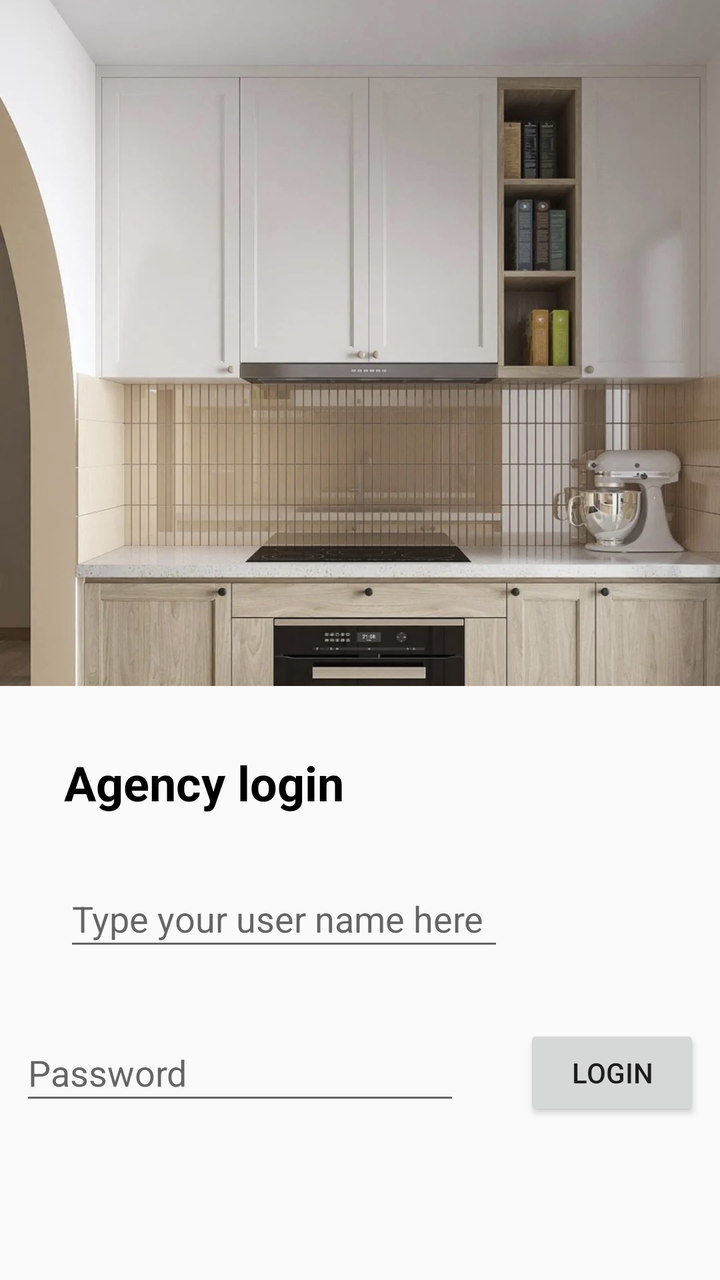
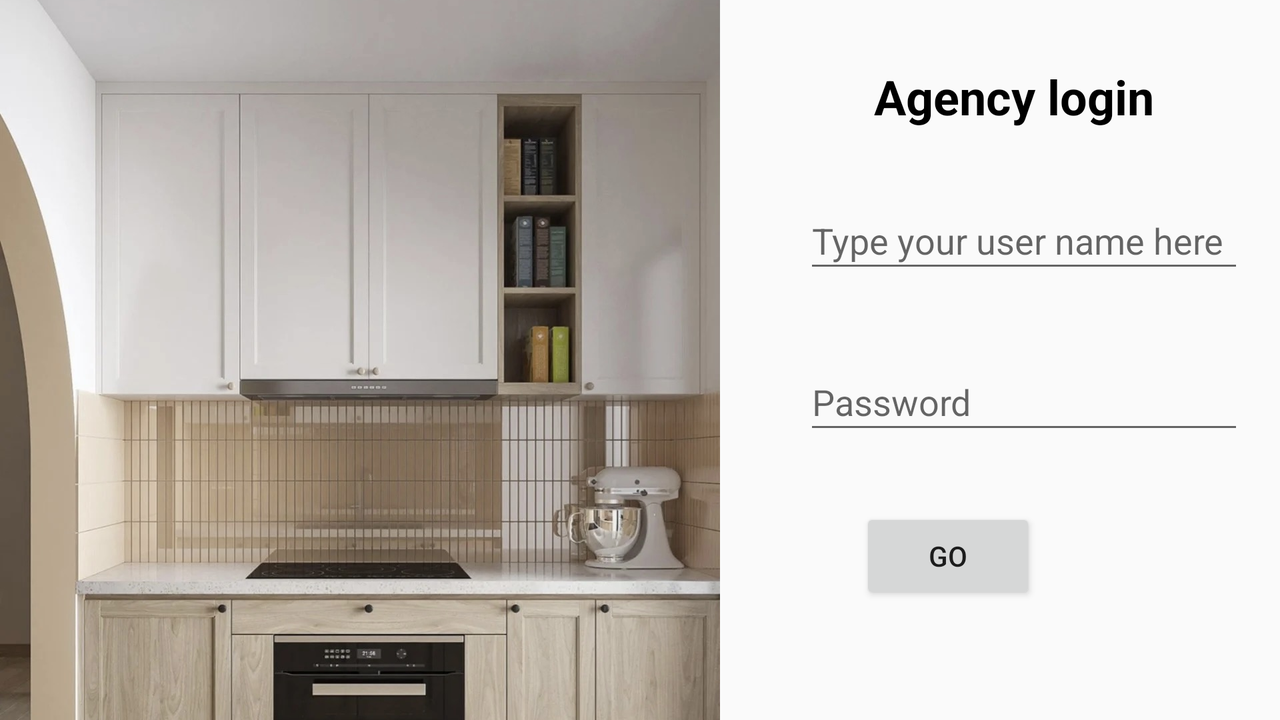

One screen, two layout resources from the same app: the default and the repository's alternative for another configuration. Each is rendered where Android would select it; the XML of both is given below.
<!-- AndroidManifest.xml: application theme AppTheme -->
<!-- res/layout/activity_login.xml -->
<?xml version="1.0" encoding="utf-8"?>
<androidx.constraintlayout.widget.ConstraintLayout xmlns:android="http://schemas.android.com/apk/res/android"
    xmlns:app="http://schemas.android.com/apk/res-auto"
    xmlns:tools="http://schemas.android.com/tools"
    android:layout_width="match_parent"
    android:layout_height="match_parent"
    tools:context=".activity.LoginActivity">

    <TextView
        android:id="@+id/cusTitle2"
        android:layout_width="wrap_content"
        android:layout_height="wrap_content"
        android:layout_marginStart="32dp"
        android:layout_marginTop="32dp"
        android:text="@string/agency_login"
        android:textColor="@android:color/black"
        android:textSize="24sp"
        android:textStyle="bold"
        app:layout_constraintEnd_toEndOf="parent"
        app:layout_constraintHorizontal_bias="0.0"
        app:layout_constraintStart_toStartOf="parent"
        app:layout_constraintTop_toBottomOf="@+id/imageView4" />

    <EditText
        android:id="@+id/userName"
        android:layout_width="220dp"
        android:layout_height="45dp"
        android:layout_marginStart="32dp"
        android:layout_marginTop="28dp"
        android:autofillHints=""
        android:ems="10"
        android:hint="@string/type_your_user_name_here"
        android:inputType="textPersonName"
        app:layout_constraintStart_toStartOf="parent"
        app:layout_constraintTop_toBottomOf="@+id/cusTitle2" />

    <EditText
        android:id="@+id/Password"
        android:layout_width="220dp"
        android:layout_height="45dp"
        android:layout_marginStart="32dp"
        android:layout_marginTop="32dp"
        android:autofillHints=""
        android:ems="10"
        android:hint="@string/password"
        android:inputType="textPassword"
        app:layout_constraintBottom_toBottomOf="parent"
        app:layout_constraintEnd_toStartOf="@+id/login"
        app:layout_constraintHorizontal_bias="0.0"
        app:layout_constraintStart_toStartOf="parent"
        app:layout_constraintTop_toBottomOf="@+id/userName"
        app:layout_constraintVertical_bias="0.0" />

    <Button
        android:id="@+id/login"
        android:layout_width="wrap_content"
        android:layout_height="wrap_content"
        android:layout_marginStart="32dp"
        android:layout_marginTop="32dp"
        android:layout_marginEnd="32dp"
        android:text="@string/login"
        app:layout_constraintBottom_toBottomOf="parent"
        app:layout_constraintEnd_toEndOf="parent"
        app:layout_constraintStart_toEndOf="@+id/Password"
        app:layout_constraintTop_toBottomOf="@+id/userName"
        app:layout_constraintVertical_bias="0.0" />

    <ImageView
        android:id="@+id/imageView4"
        android:layout_width="0dp"
        android:layout_height="343dp"
        android:layout_marginBottom="212dp"
        android:contentDescription="@string/login_pic"
        android:scaleType="centerCrop"
        app:layout_constraintBottom_toBottomOf="parent"
        app:layout_constraintEnd_toEndOf="parent"
        app:layout_constraintHorizontal_bias="0.428"
        app:layout_constraintStart_toStartOf="parent"
        app:layout_constraintTop_toTopOf="parent"
        app:layout_constraintVertical_bias="0.0"
        app:srcCompat="@drawable/img_0917" />

</androidx.constraintlayout.widget.ConstraintLayout>
<!-- resources referenced by this layout -->
<resources>
  <!-- drawable img_0917: jpg bitmap (drawable, 212050 bytes) -->
  <string name="agency_login">Agency login</string>
  <string name="login">Login</string>
  <string name="login_pic">Login pic</string>
  <string name="password">Password</string>
  <string name="type_your_user_name_here">Type your user name here</string>
  <style name="AppTheme" parent="Theme.AppCompat.Light.DarkActionBar">
          
          <item name="colorPrimary">#565755</item>
          <item name="colorPrimaryDark">#4A4949</item>
          <item name="colorAccent">@color/colorAccent</item>
      </style>
</resources>
<!-- res/layout-land/activity_login.xml (the repository's variant of the layout above) -->
<!-- drawn on the phone turned sideways -->
<?xml version="1.0" encoding="utf-8"?>
<androidx.constraintlayout.widget.ConstraintLayout xmlns:android="http://schemas.android.com/apk/res/android"
    xmlns:app="http://schemas.android.com/apk/res-auto"
    xmlns:tools="http://schemas.android.com/tools"
    android:layout_width="match_parent"
    android:layout_height="match_parent"
    tools:context=".activity.LoginActivity">

    <Button
        android:id="@+id/login"
        android:layout_width="wrap_content"
        android:layout_height="wrap_content"
        android:layout_marginTop="32dp"
        android:layout_marginBottom="64dp"
        android:text="@string/go"
        app:layout_constraintBottom_toBottomOf="parent"
        app:layout_constraintEnd_toEndOf="parent"
        app:layout_constraintHorizontal_bias="0.779"
        app:layout_constraintStart_toStartOf="parent"
        app:layout_constraintTop_toBottomOf="@+id/Password"
        app:layout_constraintVertical_bias="0.0" />

    <EditText
        android:id="@+id/Password"
        android:layout_width="220dp"
        android:layout_height="45dp"
        android:layout_marginStart="32dp"
        android:layout_marginTop="16dp"
        android:autofillHints=""
        android:ems="10"
        android:hint="@string/password"
        android:inputType="textPassword"
        app:layout_constraintBottom_toBottomOf="parent"
        app:layout_constraintEnd_toEndOf="parent"
        app:layout_constraintHorizontal_bias="0.361"
        app:layout_constraintStart_toEndOf="@+id/imageView5"
        app:layout_constraintTop_toBottomOf="@+id/userName"
        app:layout_constraintVertical_bias="0.124" />

    <EditText
        android:id="@+id/userName"
        android:layout_width="220dp"
        android:layout_height="45dp"
        android:layout_marginStart="32dp"
        android:layout_marginTop="32dp"
        android:autofillHints=""
        android:ems="10"
        android:hint="@string/type_your_user_name_here"
        android:inputType="textPersonName"
        app:layout_constraintEnd_toEndOf="parent"
        app:layout_constraintHorizontal_bias="0.361"
        app:layout_constraintStart_toEndOf="@+id/imageView5"
        app:layout_constraintTop_toBottomOf="@+id/cusTitle2" />

    <ImageView
        android:id="@+id/imageView5"
        android:layout_width="360dp"
        android:layout_height="0dp"
        android:contentDescription="@string/todo"
        android:scaleType="centerCrop"
        app:layout_constraintBottom_toBottomOf="parent"
        app:layout_constraintEnd_toEndOf="parent"
        app:layout_constraintHorizontal_bias="0.0"
        app:layout_constraintStart_toStartOf="parent"
        app:layout_constraintTop_toTopOf="parent"
        app:layout_constraintVertical_bias="1.0"
        app:srcCompat="@drawable/img_0917" />

    <TextView
        android:id="@+id/cusTitle2"
        android:layout_width="wrap_content"
        android:layout_height="wrap_content"
        android:layout_marginStart="32dp"
        android:layout_marginTop="32dp"
        android:text="@string/agency_login"
        android:textColor="@android:color/black"
        android:textSize="24sp"
        android:textStyle="bold"
        app:layout_constraintBottom_toTopOf="@+id/userName"
        app:layout_constraintEnd_toEndOf="parent"
        app:layout_constraintHorizontal_bias="0.416"
        app:layout_constraintStart_toEndOf="@+id/imageView5"
        app:layout_constraintTop_toTopOf="parent" />

</androidx.constraintlayout.widget.ConstraintLayout>
<!-- resources referenced by the variant -->
<!-- as the phone turned sideways resolves them -->
<resources>
  <!-- drawable img_0917: jpg bitmap (drawable, 212050 bytes) -->
  <string name="agency_login">Agency login</string>
  <string name="go">GO</string>
  <string name="password">Password</string>
  <string name="todo">TODO</string>
  <string name="type_your_user_name_here">Type your user name here</string>
  <style name="AppTheme" parent="Theme.AppCompat.Light.DarkActionBar">
          
          <item name="colorPrimary">#565755</item>
          <item name="colorPrimaryDark">#4A4949</item>
          <item name="colorAccent">@color/colorAccent</item>
      </style>
</resources>
